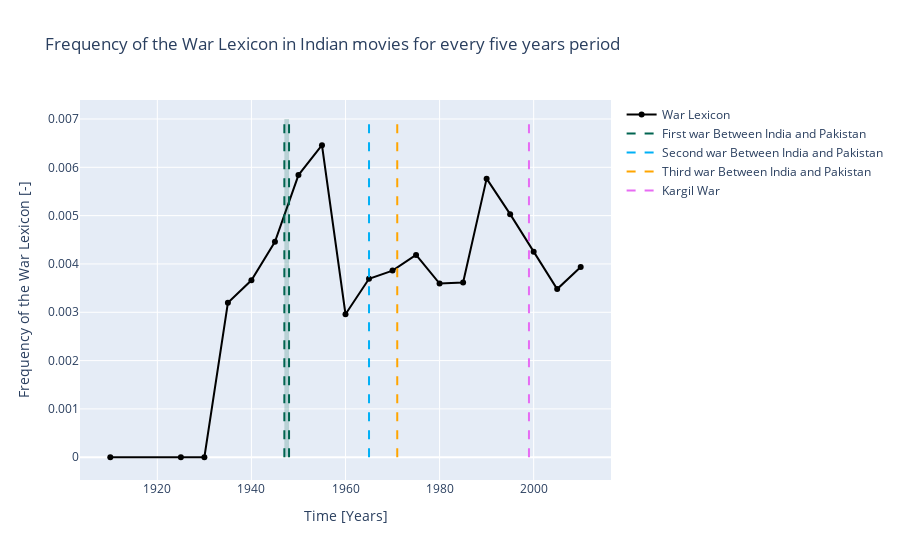

Notebook cell for this chart:
### Markdown cell above
Plot for India

### Code cell
fig = go.Figure()
fig.add_trace(go.Scatter(x=category_freq_by_decade_india.index, y=category_freq_by_decade_india['War Lexicon'], name='War Lexicon', line=dict(color='black')))
fig.add_trace(go.Scatter(x=[1947, 1948], y=[0.007, 0.007], fill='tozeroy', mode='none', fillcolor='rgba(0,100,80,0.2)', showlegend=False))
fig.add_trace(go.Scatter(x=[1999, 1999], y=[0.007, 0.007], fill='tozeroy', mode='none', fillcolor='rgba(231,107,243,0.2)', showlegend=False))
fig.add_trace(go.Scatter(x=[1947, 1947], y=[0.00, 0.007], mode='lines', line=dict(color='rgb(0,100,80)', dash='dash'), name='First war Between India and Pakistan'))
fig.add_trace(go.Scatter(x=[1948, 1948], y=[0.00, 0.007], mode='lines', line=dict(color='rgb(0,100,80)', dash='dash'), showlegend=False))
fig.add_trace(go.Scatter(x=[1965, 1965], y=[0.000, 0.007], mode='lines', line=dict(color='rgb(0,176,246)', dash='dash'), name='Second war Between India and Pakistan'))
fig.add_trace(go.Scatter(x=[1971, 1971], y=[0.000, 0.007], mode='lines', line=dict(color='rgb(255, 165, 0)', dash='dash'), name='Third war Between India and Pakistan'))
fig.add_trace(go.Scatter(x=[1999, 1999], y=[0.000, 0.007], mode='lines', line=dict(color='rgb(231,107,243)', dash='dash'), name='Kargil War'))
fig.update_layout(title='Frequency of the War Lexicon in Indian movies for every five years period',
                   xaxis_title='Time [Years]',
                   yaxis_title='Frequency of the War Lexicon [-]')
                   
fig.show()

### Figure 1 — Plotly figure (JSON) as saved in the notebook; plotly's stock layout.template omitted (floating-point values rounded to 4 significant figures)
{"data": [{"line": {"color": "black"}, "name": "War Lexicon", "type": "scatter", "x": [1910, 1925, 1930, 1935, 1940, 1945, 1950, 1955, 1960, 1965, 1970, 1975, 1980, 1985, 1990, 1995, 2000, 2005, 2010], "y": [0, 0, 0, 0.003197, 0.003663, 0.00446, 0.005839, 0.006457, 0.002959, 0.003694, 0.003863, 0.004187, 0.003595, 0.003615, 0.005766, 0.005031, 0.004253, 0.00348, 0.003939]}, {"fill": "tozeroy", "fillcolor": "rgba(0,100,80,0.2)", "mode": "none", "showlegend": false, "type": "scatter", "x": [1947, 1948], "y": [0.007, 0.007]}, {"fill": "tozeroy", "fillcolor": "rgba(231,107,243,0.2)", "mode": "none", "showlegend": false, "type": "scatter", "x": [1999, 1999], "y": [0.007, 0.007]}, {"line": {"color": "rgb(0,100,80)", "dash": "dash"}, "mode": "lines", "name": "First war Between India and Pakistan", "type": "scatter", "x": [1947, 1947], "y": [0, 0.007]}, {"line": {"color": "rgb(0,100,80)", "dash": "dash"}, "mode": "lines", "showlegend": false, "type": "scatter", "x": [1948, 1948], "y": [0, 0.007]}, {"line": {"color": "rgb(0,176,246)", "dash": "dash"}, "mode": "lines", "name": "Second war Between India and Pakistan", "type": "scatter", "x": [1965, 1965], "y": [0, 0.007]}, {"line": {"color": "rgb(255, 165, 0)", "dash": "dash"}, "mode": "lines", "name": "Third war Between India and Pakistan", "type": "scatter", "x": [1971, 1971], "y": [0, 0.007]}, {"line": {"color": "rgb(231,107,243)", "dash": "dash"}, "mode": "lines", "name": "Kargil War", "type": "scatter", "x": [1999, 1999], "y": [0, 0.007]}], "layout": {"title": {"text": "Frequency of the War Lexicon in Indian movies for every five years period"}, "xaxis": {"title": {"text": "Time [Years]"}}, "yaxis": {"title": {"text": "Frequency of the War Lexicon [-]"}}}}
